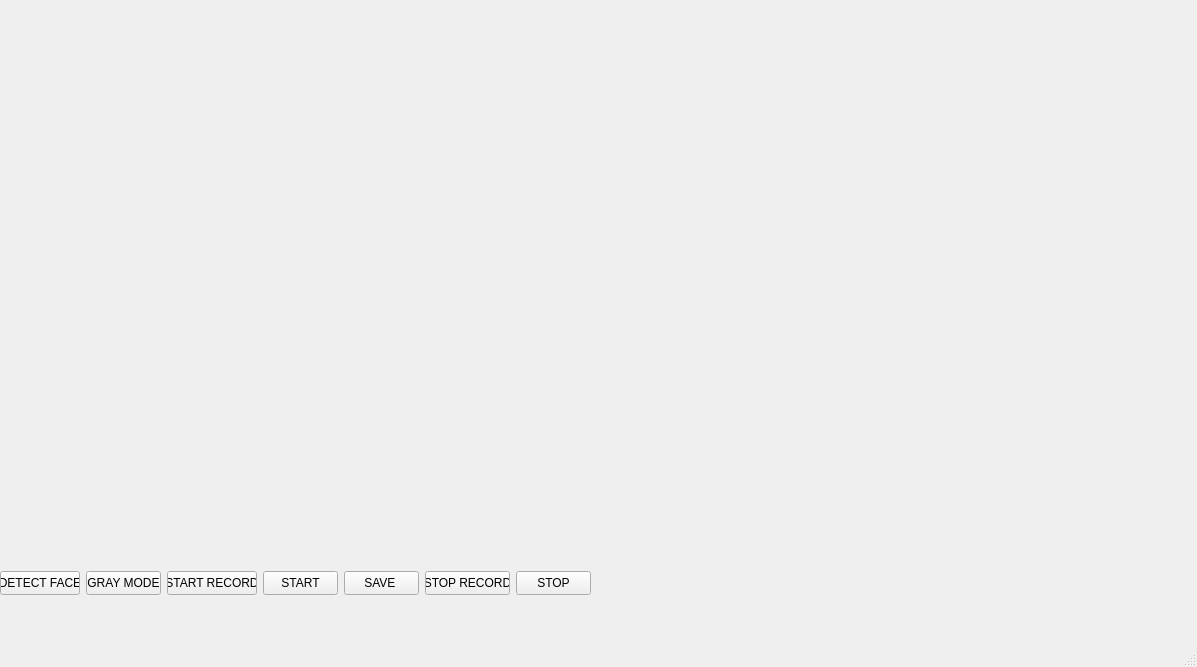
<?xml version="1.0" encoding="UTF-8"?>
<ui version="4.0">
 <class>MainWindow</class>
 <widget class="QMainWindow" name="MainWindow">
  <property name="geometry">
   <rect>
    <x>0</x>
    <y>0</y>
    <width>1197</width>
    <height>667</height>
   </rect>
  </property>
  <property name="windowTitle">
   <string>MainWindow</string>
  </property>
  <widget class="QWidget" name="centralwidget">
   <widget class="QWidget" name="verticalLayoutWidget">
    <property name="geometry">
     <rect>
      <x>29</x>
      <y>29</y>
      <width>1111</width>
      <height>511</height>
     </rect>
    </property>
    <layout class="QVBoxLayout" name="verticalLayout">
     <item>
      <widget class="QLabel" name="label">
       <property name="sizePolicy">
        <sizepolicy hsizetype="Expanding" vsizetype="Expanding">
         <horstretch>0</horstretch>
         <verstretch>0</verstretch>
        </sizepolicy>
       </property>
       <property name="text">
        <string/>
       </property>
      </widget>
     </item>
    </layout>
   </widget>
   <widget class="QWidget" name="">
    <property name="geometry">
     <rect>
      <x>0</x>
      <y>570</y>
      <width>591</width>
      <height>26</height>
     </rect>
    </property>
    <layout class="QHBoxLayout" name="horizontalLayout">
     <item>
      <widget class="QPushButton" name="detectButton">
       <property name="minimumSize">
        <size>
         <width>80</width>
         <height>24</height>
        </size>
       </property>
       <property name="text">
        <string>DETECT FACE</string>
       </property>
      </widget>
     </item>
     <item>
      <widget class="QPushButton" name="grayButton">
       <property name="minimumSize">
        <size>
         <width>75</width>
         <height>24</height>
        </size>
       </property>
       <property name="text">
        <string>GRAY MODE</string>
       </property>
      </widget>
     </item>
     <item>
      <widget class="QPushButton" name="startRecordButton">
       <property name="minimumSize">
        <size>
         <width>89</width>
         <height>24</height>
        </size>
       </property>
       <property name="text">
        <string>START RECORD</string>
       </property>
      </widget>
     </item>
     <item>
      <widget class="QPushButton" name="startButton">
       <property name="minimumSize">
        <size>
         <width>75</width>
         <height>24</height>
        </size>
       </property>
       <property name="text">
        <string>START</string>
       </property>
      </widget>
     </item>
     <item>
      <widget class="QPushButton" name="saveButton">
       <property name="minimumSize">
        <size>
         <width>75</width>
         <height>24</height>
        </size>
       </property>
       <property name="text">
        <string>SAVE </string>
       </property>
      </widget>
     </item>
     <item>
      <widget class="QPushButton" name="stopRecordButton">
       <property name="minimumSize">
        <size>
         <width>84</width>
         <height>24</height>
        </size>
       </property>
       <property name="text">
        <string>STOP RECORD</string>
       </property>
      </widget>
     </item>
     <item>
      <widget class="QPushButton" name="stopButton">
       <property name="minimumSize">
        <size>
         <width>75</width>
         <height>24</height>
        </size>
       </property>
       <property name="text">
        <string>STOP</string>
       </property>
      </widget>
     </item>
    </layout>
   </widget>
  </widget>
  <widget class="QMenuBar" name="menubar">
   <property name="geometry">
    <rect>
     <x>0</x>
     <y>0</y>
     <width>1197</width>
     <height>22</height>
    </rect>
   </property>
  </widget>
  <widget class="QStatusBar" name="statusbar"/>
 </widget>
 <resources/>
 <connections/>
</ui>
